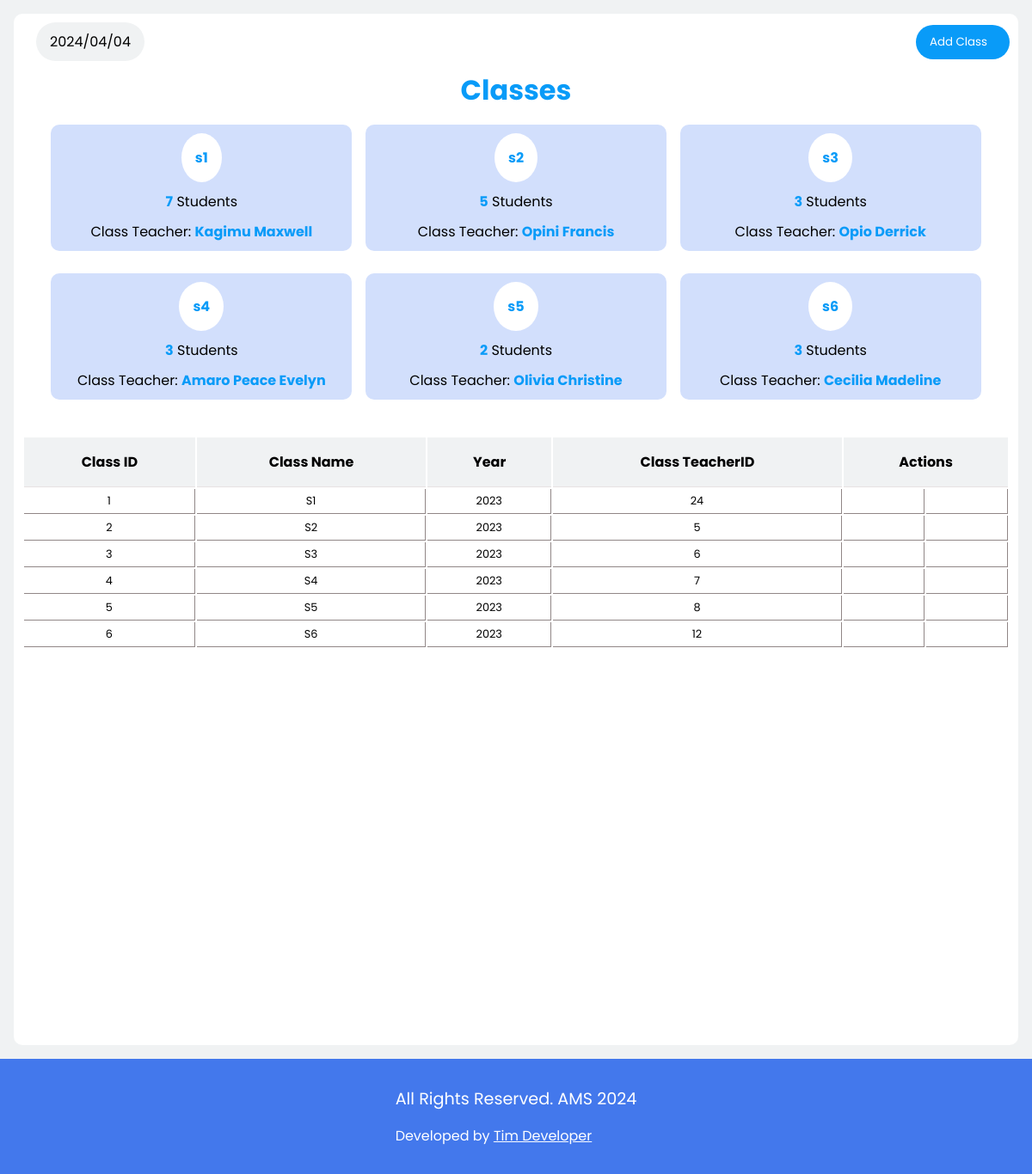
Screenshot of /admin_account/view-classes.php (signed in) with the database file from the repository.
### tables this page shows
CREATE TABLE IF NOT EXISTS `classes` (
  `ClassID` int NOT NULL AUTO_INCREMENT,
  `ClassName` varchar(50) NOT NULL,
  `Year` int NOT NULL,
  `ClassTeacherID` int NOT NULL,
  PRIMARY KEY (`ClassID`)
);

CREATE TABLE IF NOT EXISTS `teachers` (
  `TeacherID` int NOT NULL AUTO_INCREMENT,
  `Image` varchar(200) NOT NULL,
  `Firstname` varchar(50) NOT NULL,
  `Lastname` varchar(50) NOT NULL,
  `ContactNumber` varchar(15) NOT NULL,
  `Email` varchar(50) NOT NULL,
  `SubjectID` int NOT NULL,
  `password` varchar(200) NOT NULL,
  `username` varchar(50) NOT NULL,
  PRIMARY KEY (`TeacherID`)
);

### functions.php (called while the page is built, shortened)
<?php
include "connection.php";
function allStudentsFromSeniorOne()
{
    global $conn;
    $sql = "SELECT * FROM `students` WHERE `ClassID` = 1";
    $result = mysqli_query($conn, $sql);
    $s1students = [];
    while ($row = mysqli_fetch_array($result)) {
        $s1students[] = $row;
        $totals1 = count($s1students);
    }
    return $totals1;
}
function allStudentsFromSeniorTwo()
{
    global $conn;
    $sql = "SELECT * FROM `students` WHERE `ClassID` = 2";
    $result = mysqli_query($conn, $sql);
    $s2students = [];
    while ($row = mysqli_fetch_array($result)) {
        $s2students[] = $row;
        $totals2 = count($s2students);
    }
    return $totals2;
}
function allStudentsFromSeniorThree()
{
    global $conn;
    $sql = "SELECT * FROM `students` WHERE `ClassID` = 3";
    $result = mysqli_query($conn, $sql);
    $s3students = [];
    while ($row = mysqli_fetch_array($result)) {
        $s3students[] = $row;
        $totals3 = count($s3students);
    }
    return $totals3;
}
function allStudentsFromSeniorFour()
{
    global $conn;
    $sql = "SELECT * FROM `students` WHERE `ClassID` = 4";
    $result = mysqli_query($conn, $sql);
    $s4students = [];
    while ($row = mysqli_fetch_array($result)) {
        $s4students[] = $row;
        $totals4 = count($s4students);
    }
    return $totals4;
}
function allStudentsFromSeniorFive()
{
    global $conn;
    $sql = "SELECT * FROM `students` WHERE `ClassID` = 5";
    $result = mysqli_query($conn, $sql);
    $s1students = [];
    while ($row = mysqli_fetch_array($result)) {
        $s1students[] = $row;
        $totals5 = count($s1students);
    }
    return $totals5;
}
function allStudentsFromSeniorSix()
{
    global $conn;
    $sql = "SELECT * FROM `students` WHERE `ClassID` = 6";
    $result = mysqli_query($conn, $sql);
    $s6students = [];
    while ($row = mysqli_fetch_array($result)) {
        $s6students[] = $row;
        $totals6 = count($s6students);
    }
    return $totals6;
}
function getClassTeacherSeniorOne()
{
    global $conn;
    $sql = "SELECT classes.*, teachers.Firstname, Teachers.Lastname
    FROM classes JOIN teachers ON classes.ClassTeacherID = teachers.TeacherID
    WHERE ClassID = 1 ";
    $result = mysqli_query($conn, $sql);
    $classS1 = [];
    while ($rows = mysqli_fetch_array($result)) {
        $classS1[] = $rows;
    }
    return $classS1;
}
function getClassTeacherSeniorTwo()
{
    global $conn;
    $sql = "SELECT classes.*, teachers.Firstname, Teachers.Lastname
    FROM classes JOIN teachers ON classes.ClassTeacherID = teachers.TeacherID
    WHERE ClassID = 2 ";
    $result = mysqli_query($conn, $sql);
    $classS2 = [];
    while ($rows = mysqli_fetch_array($result)) {
        $classS2[] = $rows;
    }
    return $classS2;
}
function getClassTeacherSeniorThree()
{
    global $conn;
    $sql = "SELECT classes.*, teachers.Firstname, Teachers.Lastname
    FROM classes JOIN teachers ON classes.ClassTeacherID = teachers.TeacherID
    WHERE ClassID = 3 ";
    $result = mysqli_query($conn, $sql);
    $classS3 = [];
    while ($rows = mysqli_fetch_array($result)) {
        $classS3[] = $rows;
    }
    return $classS3;
}
function getClassTeacherSeniorFour()
{
    global $conn;
    $sql = "SELECT classes.*, teachers.Firstname, Teachers.Lastname
    FROM classes JOIN teachers ON classes.ClassTeacherID = teachers.TeacherID
    WHERE ClassID = 4 ";
    $result = mysqli_query($conn, $sql);
    $classS4 = [];
    while ($rows = mysqli_fetch_array($result)) {
        $classS4[] = $rows;
    }
    return $classS4;
}
function getClassTeacherSeniorFive()
{
    global $conn;
    $sql = "SELECT classes.*, teachers.Firstname, Teachers.Lastname
    FROM classes JOIN teachers ON classes.ClassTeacherID = teachers.TeacherID
    WHERE ClassID = 5 ";
    $result = mysqli_query($conn, $sql);
    $classS5 = [];
    while ($rows = mysqli_fetch_array($result)) {
        $classS5[] = $rows;
    }
    return $classS5;
}
function getClassTeacherSeniorSix()
{
    global $conn;
    $sql = "SELECT classes.*, teachers.Firstname, Teachers.Lastname
    FROM classes JOIN teachers ON classes.ClassTeacherID = teachers.TeacherID
    WHERE ClassID = 6 ";
    $result = mysqli_query($conn, $sql);
    $classS6 = [];
    while ($rows = mysqli_fetch_array($result)) {
        $classS6[] = $rows;
    }
    return $classS6;
}

### admin_account/view-classes.php (the view, shortened to what this page needs)
<?php
include "../connection.php";
include "../functions.php";
$all_classes = get_classes();
function get_classes()
{
    global $conn;
    $sql = "SELECT * FROM `classes`";
    $res = mysqli_query($conn, $sql);
    $class_data = array();
    while ($row = mysqli_fetch_array($res)) {
        array_push($class_data, $row);
    }
    return $class_data;
}
?>
<!DOCTYPE html>
<html lang="en">
<head>
    <link rel="stylesheet" href="../styles.css">
</head>
<body>
    <div class="view-activity">
        <div class="container">
            <div class="top">
                <div class="west">
                    <div class="date">
                        <?php echo date("Y/m/d") ?>
                    </div>
                </div>
                <div class="right">
                    <a href="../admin_account/add-class.php">
                        <button>Add Class <span class="iconify" data-icon="mdi:account-add"></span></button>
                    </a>
                </div>
            </div>
            <div class="student-count">
                        <h1 style="color: var(--color-primary);">Classes</h1>
                        <div class="boxes">
                            <div class="box">
                                <p>s1</p>
                                <?php
                                $s1count = allStudentsFromSeniorOne();
                                $classteacherS1 = getClassTeacherSeniorOne();
                                ?>
                                <?php
                                foreach ($classteacherS1 as $s1) :
                                ?>
                                    <p><span><?php echo $s1count ?></span> Students</p>
                                    <p>Class Teacher: <span><?php echo $s1['Firstname'] . ' ' . $s1['Lastname'] ?></span></p>
                                <?php endforeach; ?>
                            </div>
                            <div class="box">
                                <p>s2</p>
                                <?php
                                $s2count = allStudentsFromSeniorTwo();
                                $classteacherS2 = getClassTeacherSeniorTwo();
                                ?>
                                <p><span><?php echo $s2count ?></span> Students</p>
                                <?php
                                foreach ($classteacherS2 as $s2) :
                                ?>
                                    <p>Class Teacher: <span><?php echo $s2['Firstname'] . ' ' . $s2['Lastname'] ?></span></p>
                                <?php endforeach; ?>
                            </div>
                            <div class="box">
                                <p>s3</p>
                                <?php
                                $s3count = allStudentsFromSeniorThree();
                                $classteacherS3 = getClassTeacherSeniorThree();
                                ?>
                                <p><span><?php echo $s3count ?></span> Students</p>
                                <?php
                                foreach ($classteacherS3 as $s3) :
                                ?>
                                    <p>Class Teacher: <span><?php echo $s3['Firstname'] . ' ' . $s3['Lastname'] ?></span></p>
                                <?php endforeach; ?>
                            </div>
                            <div class="box">
                                <p>s4</p>
                                <?php
                                $s4count = allStudentsFromSeniorFour();
                                $classteacherS4 = getClassTeacherSeniorFour();
                                ?>
                                <p><span><?php echo $s4count ?></span> Students</p>
                                <?php
                                foreach ($classteacherS4 as $s4) :
                                ?>
                                    <p>Class Teacher: <span><?php echo $s4['Firstname'] . ' ' . $s4['Lastname'] ?></span></p>
                                <?php endforeach; ?>
                            </div>
                            <div class="box">
                                <p>s5</p>
                                <?php
                                $s5count = allStudentsFromSeniorFive();
                                $classteacherS5 = getClassTeacherSeniorFive();
                                ?>
                                <p><span><?php echo $s5count ?></span> Students</p>
                                <?php
                                foreach ($classteacherS5 as $s5) :
                                ?>
                                    <p>Class Teacher: <span><?php echo $s5['Firstname'] . ' ' . $s5['Lastname'] ?></span></p>
                                <?php endforeach; ?>
                            </div>
                            <div class="box">
                                <p>s6</p>
                                <?php
                                $s6count = allStudentsFromSeniorSix();
                                $classteacherS6 = getClassTeacherSeniorSix();
                                ?>
                                <p><span><?php echo $s6count ?></span> Students</p>
                                <?php
                                foreach ($classteacherS6 as $s6) :
                                ?>
                                    <p>Class Teacher: <span><?php echo $s6['Firstname'] . ' ' . $s6['Lastname'] ?></span></p>
                                <?php endforeach; ?>
                            </div>
                        </div>
                    </div>
            <div class="view-activity-table">
                <table>
                    <tr>
                        <th>Class ID</th>
                        <th>Class Name</th>
                        <th>Year</th>
                        <th>Class TeacherID</th>
                        <th colspan="2">Actions</th>
                    </tr>
                    <?php foreach ($all_classes as $class) { ?>
                        <tr>
                            <td><?php echo $class['ClassID'] ?></td>
                            <td><?php echo $class['ClassName'] ?></td>
                            <td><?php echo $class['Year'] ?></td>
                            <td><?php echo $class['ClassTeacherID'] ?></td>
                            <td></td>
                            <td>
                                <form action="" method="post" onsubmit="return confirm('Are You sure you want to delete this Record? Please Note that this Action is irreversible!')">
                                </form>
                            </td>
                        </tr>
                    <?php } ?>
                </table>
            </div>
        </div>
    </div>
    <?php include "../footer.php"; ?>
</body>
</html>

### styles.css (style rules this page uses)
* { margin: 0; border: 0; padding: 0; box-sizing: border-box; font-family: 'Poppins', sans-serif; }
a { text-decoration: none; }
:root { --box-shadow: 0 10px 1rem rgba(205, 231, 238, 0.5); --color-bg: #4378ec; --background: #f0f2f3; --color-white: #ffffff; --color-primary: #099BF8; --color-text-muted: #9e9292; --color-bg-secondary: #779be9; --pending-cards-bg: #d2dffc; --darker-tint_1: #5E3494; }
button { cursor: pointer; }
.student_acc #home .container .att_td td, th { text-align: center; padding: 1rem; border-bottom: 1px solid rgb(231, 226, 226); }
.container { width: 85%; border-radius: 10px; background-color: var(--color-white); padding: 10px; }
.view-activity { padding: 1rem; display: flex; width: 100%; gap: 1rem; justify-content: space-between; background-color: var(--background); overflow: hidden; position: relative; }
.view-activity .container { background-color: var(--color-white); border-radius: 10px; padding: 10px; width: 100%; }
.view-activity .container .top { width: 100%; display: flex; justify-content: space-between; align-items: center; }
.view-activity .container .top .west { gap: 1rem; display: flex; align-items: center; }
.view-activity .container .top .right { display: flex; align-items: center; }
.view-activity .container .top .west .date { border-radius: 50px; background-color: #f0f2f3; padding: 10px 1rem; }
.view-activity .container .top .right button { padding: 10px 1rem; position: relative; background-color: var(--color-primary); color: var(--color-white); display: flex; margin-left: 40px; cursor: pointer; align-items: center; gap: 10px; border-radius: 50px; transition: all 0.5s ease; }
.view-activity .container .view-activity-table { margin-top: 1rem; width: 100%; display: flex; flex-direction: column; }
.view-activity .container .view-activity-table th { font-size: 1; background-color: var(--background); }
.view-activity .container .view-activity-table td { color: #000; padding: 5px 5px; font-size: 0.8rem; border-right: 1px solid rgb(145, 135, 135); border-bottom: 1px solid rgb(145, 135, 135); text-align: center; }
.view-activity .container .student-count { padding: 10px; width: 100%; border-radius: 10px; background-color: var(--color-white); display: flex; justify-content: center; align-items: center; flex-direction: column; }
.view-activity .container .student-count .boxes { margin-top: 1rem; width: 100%; display: flex; gap: 1rem; row-gap: 10px; flex-wrap: wrap; justify-content: center; align-items: center; }
.view-activity .container .student-count .boxes .box { display: flex; justify-content: center; align-items: center; flex-direction: column; margin-bottom: 1rem; width: 31%; row-gap: 10px; border-radius: 10px; padding: 10px; background-color: var(--pending-cards-bg); }
.view-activity .container .student-count .boxes .box p:first-child { padding: 1rem; color: var(--color-primary); border-radius: 50%; font-weight: bold; background-color: var(--color-white); }
.view-activity .container .student-count .boxes .box p span { color: var(--color-primary); font-weight: bold; }

### rows the page displays
classes: teachers.Firstname "Kagimu", teachers.Lastname "Maxwell", ClassID "1", ClassName "S1", Year "2023", ClassTeacherID "24"
classes: teachers.Firstname "Opini", teachers.Lastname "Francis", ClassID "2", ClassName "S2", Year "2023", ClassTeacherID "5"
classes: teachers.Firstname "Opio", teachers.Lastname "Derrick", ClassID "3", ClassName "S3", Year "2023", ClassTeacherID "6"
classes: teachers.Firstname "Amaro", teachers.Lastname "Peace Evelyn", ClassID "4", ClassName "S4", Year "2023", ClassTeacherID "7"
classes: teachers.Firstname "Olivia", teachers.Lastname "Christine", ClassID "5", ClassName "S5", Year "2023", ClassTeacherID "8"
classes: teachers.Firstname "Cecilia", teachers.Lastname "Madeline", ClassID "6", ClassName "S6", Year "2023", ClassTeacherID "12"

### other values shown
$s2count "5"
$s3count "3"
$s4count "3"
$s5count "2"
$s6count "3"
